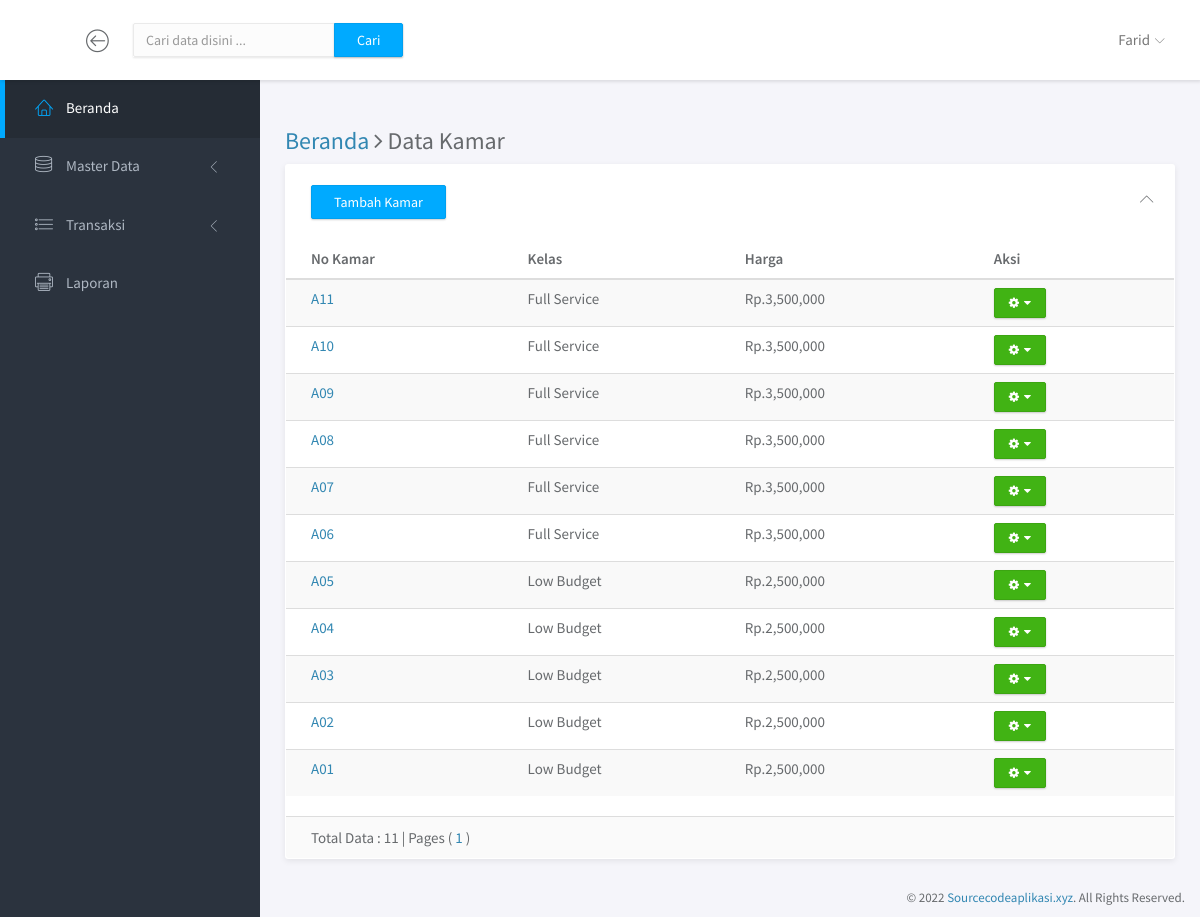
Page /index.php?p=kamar (signed in) on the committed database.
### tables this page shows
CREATE TABLE `kamar` (
  `no_kamar` varchar(5) NOT NULL,
  `kelas` varchar(20) NOT NULL,
  `harga` int(11) NOT NULL,
  `status_kamar` varchar(8) NOT NULL,
  `dari` datetime NOT NULL,
  `sampai` datetime NOT NULL
);

### pages/kamar.php (the view, shortened to what this page needs)
<?php
                $connection= new Connection();
                $conn=$connection->getConnection();
$pencarianSQL	= "";
				$baris	= 50;
				$hal 	= isset($_GET['hal']) ? $_GET['hal'] : 1;
				$sql2 = $conn->query("SELECT * FROM kamar $pencarianSQL ");
				$total = $sql2->rowCount();
				$maks	= ceil($total/$baris);
				$mulai	= $baris * ($hal-1);
?>
<div class="main-content">
				<div class="container-fluid">
<h3><a href="?p=home">Beranda </a><i class="fa fa-angle-right"></i> Data Kamar</h3>
					<div class="row">
						<div class="col-md-12">
							<div class="panel">
								<div class="panel-heading">
										<div class="text-left"><a href="?p=tambah_kamar" class="btn btn-primary">Tambah Kamar</a></div>
									<div class="right">
										<button type="button" class="btn-toggle-collapse"><i class="lnr lnr-chevron-up"></i></button>
									</div>
								</div>
								<div class="panel-body no-padding">
									<table class="table table-striped">
										<thead>
											<tr>
												<th>No Kamar</th>
												<th>Kelas</th>
												<th>Harga</th>
												<th>Aksi</th>
											</tr>
										</thead>
										<tbody>
										<?php $sqlget=$conn->prepare("SELECT * FROM kamar  $pencarianSQL ORDER BY no_kamar DESC LIMIT $mulai,$baris");
				$sqlget->execute();
				while($data=$sqlget->fetch(PDO::FETCH_ASSOC)){
				?>
											<tr>
												<td><a href="#"><?php echo $data['no_kamar'] ; ?></a></td>
												<td><?php echo $data['kelas'] ; ?></td>
												<td>Rp.<?php echo number_format($data['harga']) ; ?></td>
												<td><div class='btn-group'>
						  <button type="button" class="btn btn-success btn-xs dropdown-toggle" data-toggle="dropdown">
						    <span class="fa fa-cog"></span> &nbsp;<span class="fa fa-caret-down"></span>
						  </button>
						</div></td>
											</tr>
											<?php } ?>
										</tbody>
									</table>
								</div>
								<div class="panel-footer">
									<div class="row">
										<div class="col-md-6">Total Data : <?php echo $total ; ?> | Pages ( <?php for($h=1;$h<=$maks;$h++){
	echo "<a href=?p=kamar&hal=$h>$h</a> ";
} ?> )
	        </div>
									</div>
								</div>
							</div>
						</div>
					</div>
				</div>
			</div>

### index.php (shortened to what this page needs)
<?php
 if (empty($_SESSION['username'])) {
 header("location:login.php");
 }
 else {
                $connection= new Connection();
                $conn=$connection->getConnection();
    $sql78=$conn->prepare("SELECT * FROM admin WHERE username='$_SESSION[username]'");
        $sql78->execute();
    $hasil78=$sql78->fetch(PDO::FETCH_ASSOC);
     ?>
<!doctype html>
<html lang="en">
<head>
	<link rel="stylesheet" href="assets/vendor/bootstrap/css/bootstrap.min.css">
	<link rel="stylesheet" href="assets/vendor/font-awesome/css/font-awesome.min.css">
	<link rel="stylesheet" href="assets/vendor/linearicons/style.css">
	<link rel="stylesheet" href="assets/vendor/chartist/css/chartist-custom.css">
	<link rel="stylesheet" href="assets/css/main.css">
	<link rel="stylesheet" href="assets/css/demo.css">
</head>
<body>
	<div id="wrapper">
		<nav class="navbar navbar-default navbar-fixed-top">
			<div class="brand">
			</div>
			<div class="container-fluid">
				<div class="navbar-btn">
					<button type="button" class="btn-toggle-fullwidth"><i class="lnr lnr-arrow-left-circle"></i></button>
				</div>
				<form class="navbar-form navbar-left" method="post" action="<?php $_SERVER['PHP_SELF'] ; ?>">
					<div class="input-group">
						<input type="text" class="form-control" name="txtKataKunci" placeholder="Cari data disini ...">
						<span class="input-group-btn"><button type="submit" class="btn btn-primary" name="btnCari">Cari</button></span>
					</div>
				</form>
				<div id="navbar-menu">
					<ul class="nav navbar-nav navbar-right">
						<li class="dropdown">
							<a href="#" class="dropdown-toggle" data-toggle="dropdown"> <span><?php echo $hasil78['nama_admin'] ; ?></span> <i class="icon-submenu lnr lnr-chevron-down"></i></a>
						</li>
					</ul>
				</div>
			</div>
		</nav>
		<div id="sidebar-nav" class="sidebar">
			<div class="sidebar-scroll">
				<nav>
					<ul class="nav">
						<li><a href="?p=home" class="active"><i class="lnr lnr-home"></i> <span>Beranda</span></a></li>
						<li>
							<a href="#subPages" data-toggle="collapse" class="collapsed"><i class="lnr lnr-database"></i> <span>Master Data</span> <i class="icon-submenu lnr lnr-chevron-left"></i></a>
						</li>
						<li>
							<a href="#subPages2" data-toggle="collapse" class="collapsed"><i class="lnr lnr-list"></i> <span>Transaksi</span> <i class="icon-submenu lnr lnr-chevron-left"></i></a>
						</li>
						<li><a href="?p=laporan" class=""><i class="lnr lnr-printer"></i> <span>Laporan</span></a></li>
					</ul>
				</nav>
			</div>
		</div>
		<div class="main">
			<?php include ('isi.php') ; ?>
		</div>
		<footer>
			<div class="container-fluid">
				<p class="copyright">&copy; 2022 <a href="#" target="_blank">Sourcecodeaplikasi.xyz</a>. All Rights Reserved.</p>
			</div>
		</footer>
	</div>
</body>
</html>
<?php } ?>

### rows in the picture
kamar: no_kamar "A11", kelas "Full Service", harga "3,500,000"
kamar: no_kamar "A10", kelas "Full Service", harga "3,500,000"
kamar: no_kamar "A09", kelas "Full Service", harga "3,500,000"
kamar: no_kamar "A08", kelas "Full Service", harga "3,500,000"
kamar: no_kamar "A07", kelas "Full Service", harga "3,500,000"
kamar: no_kamar "A06", kelas "Full Service", harga "3,500,000"
kamar: no_kamar "A05", kelas "Low Budget", harga "2,500,000"
kamar: no_kamar "A04", kelas "Low Budget", harga "2,500,000"
kamar: no_kamar "A03", kelas "Low Budget", harga "2,500,000"
kamar: no_kamar "A02", kelas "Low Budget", harga "2,500,000"
kamar: no_kamar "A01", kelas "Low Budget", harga "2,500,000"

### other values in the picture
$hasil78['nama_admin'] "Farid"
$total "11"
